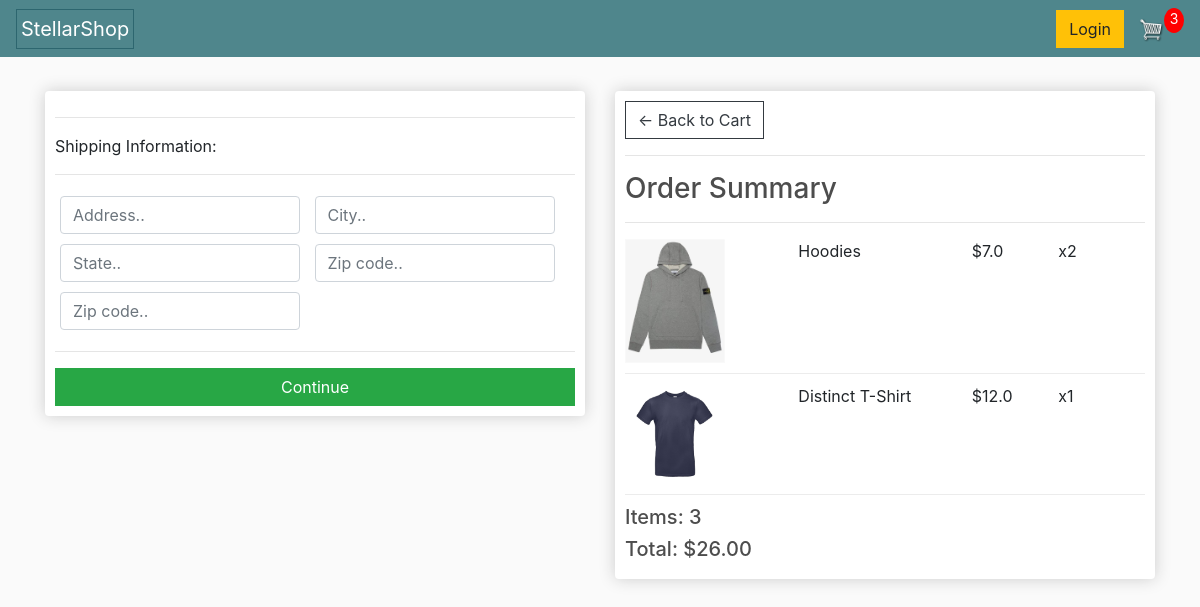
Screenshot of /checkout/ (signed in) with the database file from the repository.
### store/models.py (models this page shows, shortened)
class OrderItem(models.Model):
    product = models.ForeignKey(Product, on_delete=models.SET_NULL, null=True)
    order = models.ForeignKey(Order, on_delete=models.SET_NULL, blank=True, null=True)
    quantity = models.IntegerField(default=0, null=True, blank=True)
    date_added = models.DateTimeField(auto_now_add=True)
    @property
    def get_total(self):
        total = self.product.price * self.quantity
        return total

class Product(models.Model):
    name = models.CharField(max_length=200, null=True)
    price = models.FloatField()
    digital = models.BooleanField(default=False, null=True, blank=False)
    image = models.ImageField(null=True, blank=True)
    @property
    def imageURL(self):
        try:
            url = self.image.url
        except:
            url = ''
        return url

class Order(models.Model):
    customer = models.ForeignKey(Customer, on_delete=models.SET_NULL, null=True, blank=True)
    date_ordered = models.DateTimeField(auto_now_add=True)
    complete = models.BooleanField(default=False, null=True, blank=True)
    transaction_id = models.CharField(max_length=100, null=True)
    @property
    def shipping(self):
        shipping = False
        orderitems = self.orderitem_set.all()
        for i in orderitems:
            if i.product.digital == False:
                shipping = True
        return shipping
    @property
    def get_cart_total(self):
        orderitems = self.orderitem_set.all()
        total = sum([item.get_total for item in orderitems])
        return total
    @property
    def get_cart_items(self):
        orderitems = self.orderitem_set.all()
        total = sum([item.quantity for item in orderitems])
        return total

### store/views.py (the view)
# urls.py: path('checkout/', views.checkout, name="checkout"),
def checkout(request):
    data = cartData(request)
    cartItems = data['cartItems']
    order = data['order']
    items = data['items']
    paypal_client_id = os.getenv('PAYPAL_CLIENT_ID')
    context = {
        'items': items,
        'order': order,
        'cartItems': cartItems,
        'paypal_client_id': paypal_client_id,  # Pass PayPal client ID to template context
    }
    return render(request, 'store/checkout.html', context)

### store/utils.py (called while the page is built)
def cartData(request):
    if request.user.is_authenticated:
        customer = request.user.customer
        order, created = Order.objects.get_or_create(customer=customer, complete=False)
        items = order.orderitem_set.all()
        cartItems = order.get_cart_items
    else:
        cookieData = cookieCart(request)
        cartItems = cookieData['cartItems']
        order = cookieData['order']
        items = cookieData['items']
    return{'cartItems':cartItems, 'order':order, 'items': items}

### store/templates/store/checkout.html (shortened to what this page needs)
{% extends 'store/main.html' %} {% load static %} {% block content %}
<div class="row">
  <div class="col-lg-6">
    <div class="box-element" id="form-wrapper">
      <form id="form">
        <div id="shipping-info">
          <hr />
          <p>Shipping Information:</p>
          <hr />
          <div class="form-field">
            <input
              class="form-control"
              type="text"
              name="address"
              placeholder="Address.."
            />
          </div>
          <div class="form-field">
            <input
              class="form-control"
              type="text"
              name="city"
              placeholder="City.."
            />
          </div>
          <div class="form-field">
            <input
              class="form-control"
              type="text"
              name="state"
              placeholder="State.."
            />
          </div>
          <div class="form-field">
            <input
              class="form-control"
              type="text"
              name="zipcode"
              placeholder="Zip code.."
            />
          </div>
          <div class="form-field">
            <input
              class="form-control"
              type="text"
              name="country"
              placeholder="Zip code.."
            />
          </div>
        </div>
        <hr />
        <input
          id="form-button"
          class="btn btn-success btn-block"
          type="submit"
          value="Continue"
        />
      </form>
    </div>
    <br />
  </div>
  <div class="col-lg-6">
    <div class="box-element">
      <a class="btn btn-outline-dark" href="{% url 'cart' %}"
        >&#x2190; Back to Cart</a
      >
      <hr />
      <h3>Order Summary</h3>
      <hr />
      {% for item in items %}
      <div class="cart-row">
        <div style="flex: 2">
          <img class="row-image" src="{{item.product.imageURL}}" />
        </div>
        <div style="flex: 2"><p>{{item.product.name}}</p></div>
        <div style="flex: 1"><p>${{item.product.price}}</p></div>
        <div style="flex: 1"><p>x{{item.quantity}}</p></div>
      </div>
      {% endfor %}
      <h5>Items: {{order.get_cart_items}}</h5>
      <h5>Total: ${{order.get_cart_total|floatformat:2}}</h5>
    </div>
  </div>
</div>
{% endblock content %}

### static/css/main.css (style rules this page uses)
body { background-color: hsl(0, 0%, 98%); }
h1,h2,h3,h4,h5,h6 { color:hsl(0, 0%, 30%); }
.box-element { box-shadow:hsl(0, 0%, 80%) 0 0 16px; background-color: #fff; border-radius: 4px; padding: 10px; }
.col-lg-4, .col-lg-6, .col-lg-8, .col-lg-12 { margin-top: 10px; }
.btn { border-radius: 0; }
.row-image { width: 100px; }
.form-field { width:250px; display: inline-block; padding: 5px; }
.cart-row { display: flex; align-items: flex-stretch; padding-bottom: 10px; margin-bottom: 10px; border-bottom: 1px solid #ececec; }

### rows the page displays
OrderItem: product.imageURL (picture), product.name "Hoodies", product.price "7.0", quantity "2"
OrderItem: product.imageURL (picture), product.name "Distinct T-Shirt", product.price "12.0", quantity "1"
Order: get_cart_items "3", get_cart_total "26.00"

### other values shown
{{ cartItems }} "3"
